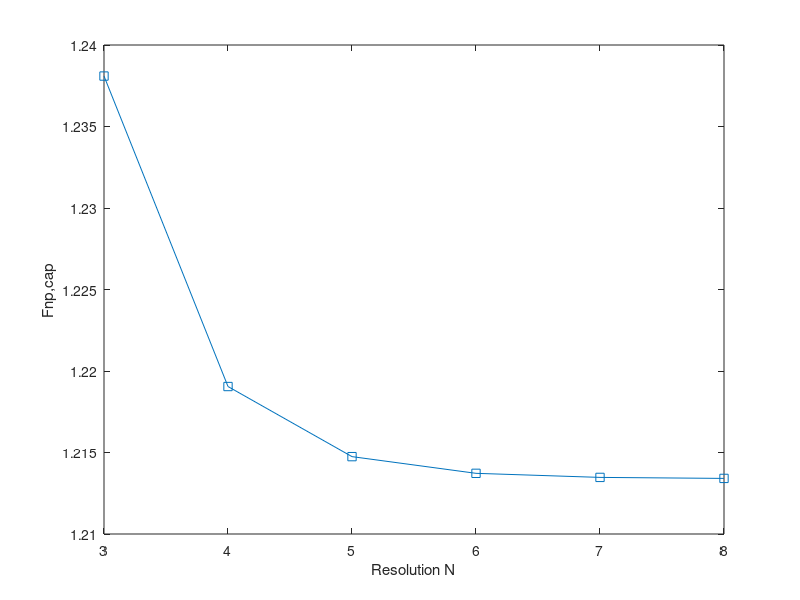

The MATLAB script that drew this image:
%Fnp,cap is approximately equal to 1.2


n = 3:1:8;
f1 = 1./(2.^n-1);
f2 = [];
for n = 3:1:8
   x = 0;
   for k = 0:1:n-2
       x = x + 1/(2^(n-k)-1);
   end
   f2 = [f2, x];
end
f = 2.*(f1 + f2);
n = 3:1:8;
plot(n,f,'-s')
xlabel('Resolution N')
ylabel('Fnp,cap')